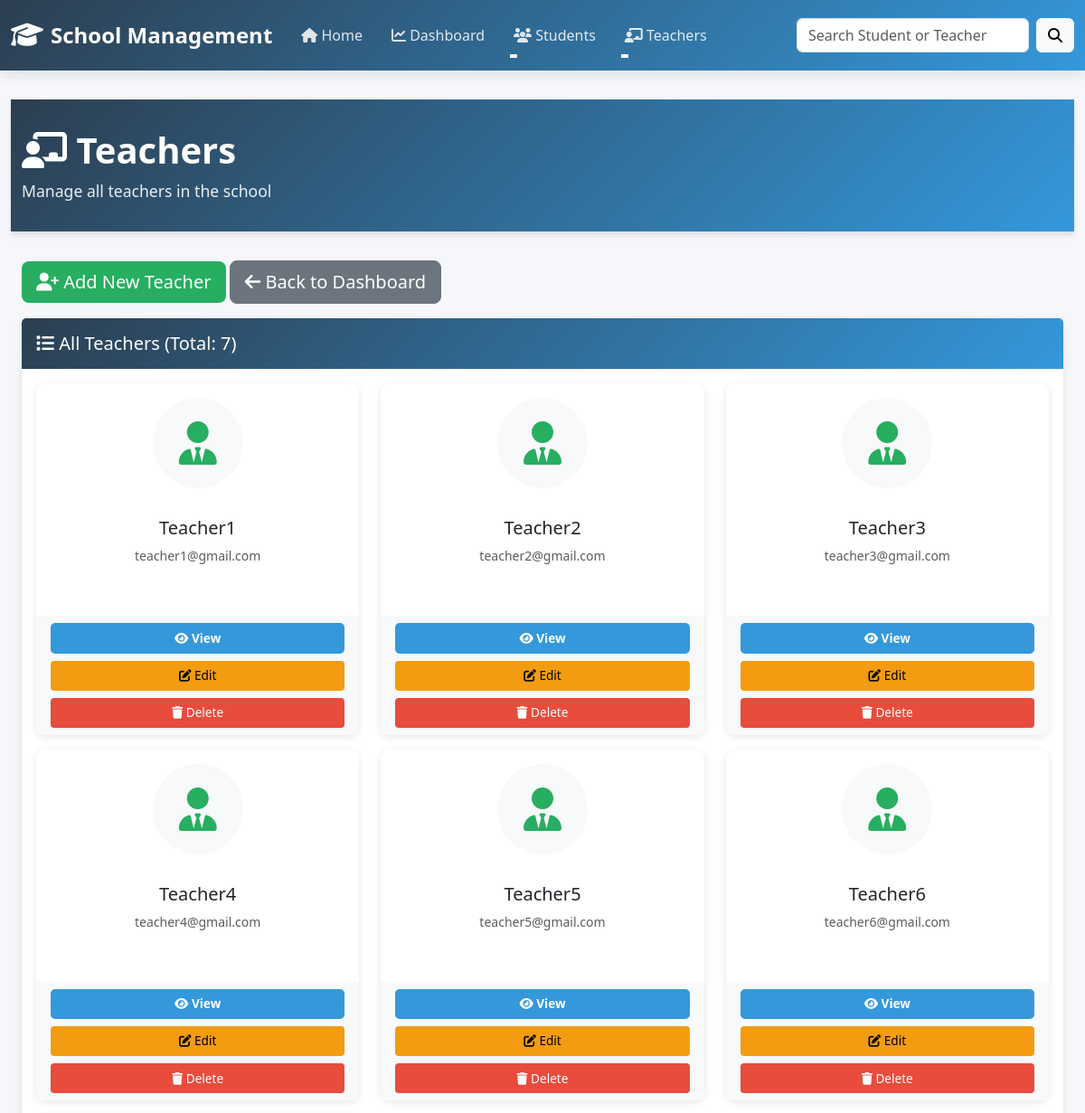
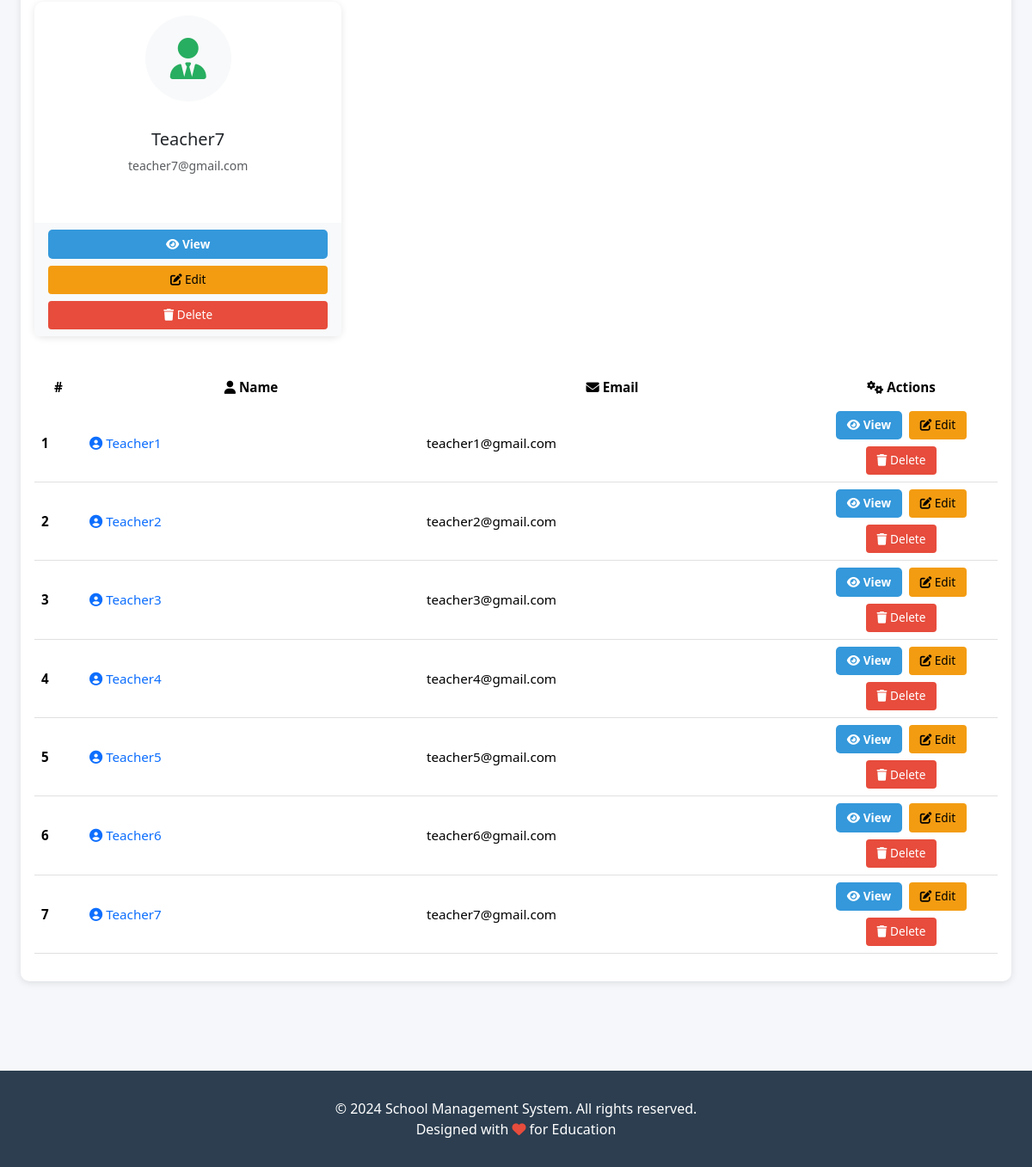
The app's page /teachers/list/, older data (2 pictures, top to bottom).
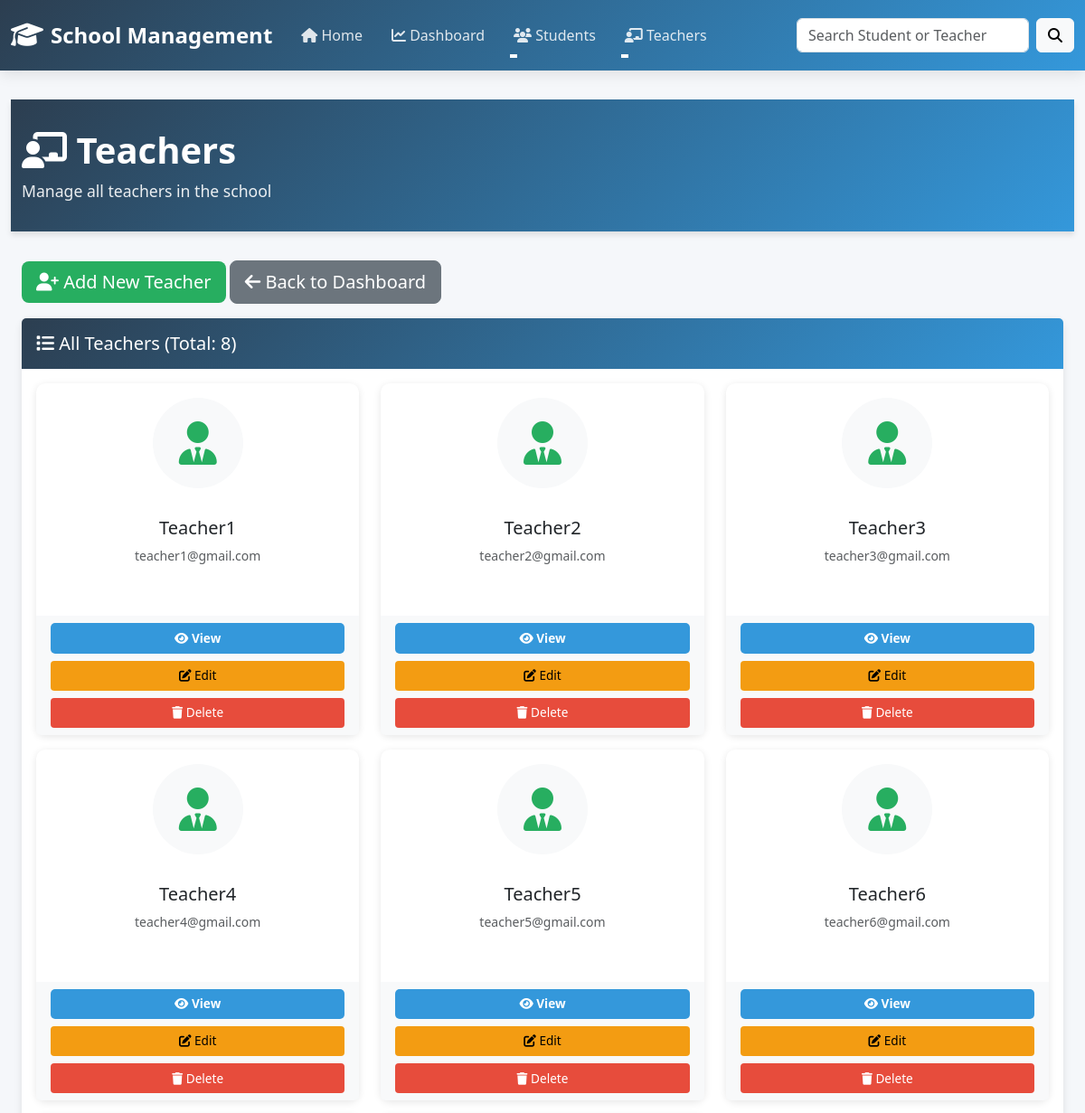
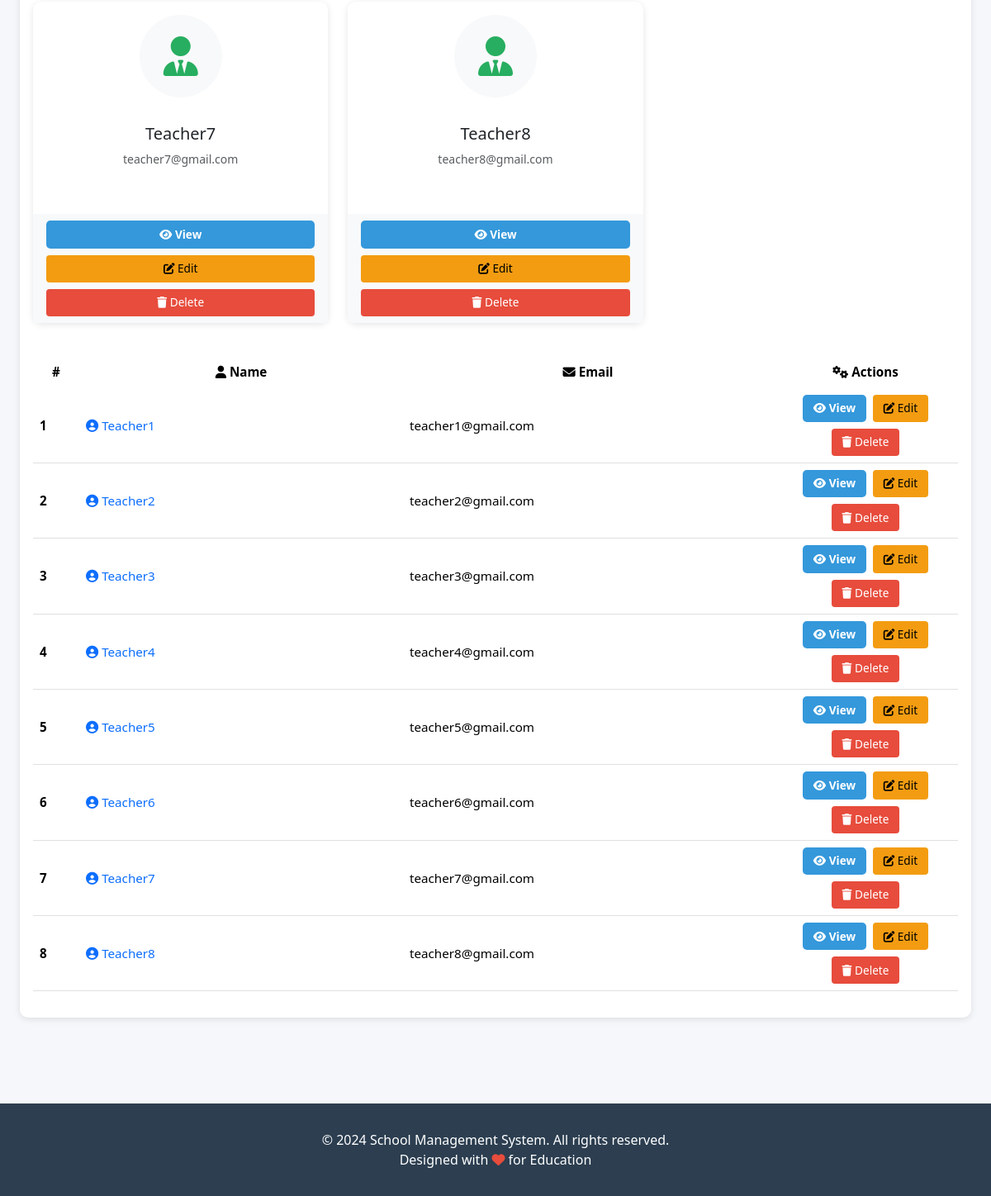
The same page, newer data (2 pictures, top to bottom).
### teachers/models.py (models this page shows, shortened)
class Teachers(models.Model):
    name = models.CharField(
        max_length=100,
    )
    email = models.EmailField()

### teachers/views.py (the view)
# urls.py: path('list/', views.teacher_list, name='teacher_list'),
def teacher_list(request):
    logger.info(f"GET /teachers/list/ - Teacher list request from {request.META.get('REMOTE_ADDR', 'Unknown')}")
    teachers = Teachers.objects.all()
    teacher_count = teachers.count()
    logger.info(f"Retrieved {teacher_count} teachers from database")
    context = get_context_data()
    context.update({
        'teachers': teachers,
        'teacher_count': teacher_count,
    })
    logger.info(f"Teacher list context prepared with {teacher_count} teachers")
    return render(request, 'teacher_list.html', context)

### teachers/views.py (called while the page is built)
def get_context_data():
    from students.models import Student
    total_students = Student.objects.count()
    total_teachers = Teachers.objects.count()
    logger.info(f"get_context_data() - Total Students: {total_students}, Total Teachers: {total_teachers}")
    return {
        'total_students': total_students,
        'total_teachers': total_teachers,
    }

### teachers/templates/teacher_list.html (shortened to what the changed rows need)
{% extends "base.html" %}
{% block content %}
<div class="page-header">
    <div class="container-fluid">
        <h1><i class="fas fa-chalkboard-user"></i> Teachers</h1>
    </div>
</div>
<div class="container-fluid">
    <div class="row">
        <div class="col-md-12">
            <div class="card">
                <div class="card-header">
                    <h5 class="mb-0"><i class="fas fa-list"></i> All Teachers (Total: {{ teacher_count }})</h5>
                </div>
                <div class="card-body">
                    {% if teachers %}
                        <div class="row">
                            {% for teacher in teachers %}
                                <div class="col-md-4 col-sm-6 mb-3">
                                    <div class="card border-0 h-100">
                                        <div class="card-body text-center">
                                            <div class="bg-light rounded-circle d-inline-flex align-items-center justify-content-center mb-3" style="width: 100px; height: 100px;">
                                                <i class="fas fa-user-tie fa-3x" style="color: #27ae60;"></i>
                                            </div>
                                            <h5 class="card-title mt-3">{{ teacher.name }}</h5>
                                            <p class="text-muted small">{{ teacher.email }}</p>
                                        </div>
                                        <div class="card-footer bg-light border-0">
                                            <a href="{% url 'teacher_detail' teacher.id %}" class="btn btn-sm btn-primary w-100 mb-2">
                                                <i class="fas fa-eye"></i> View
                                            </a>
                                            <a href="{% url 'edit_teacher' teacher.id %}" class="btn btn-sm btn-warning w-100 mb-2">
                                                <i class="fas fa-edit"></i> Edit
                                            </a>
                                            <a href="{% url 'delete_teacher' teacher.id %}" class="btn btn-sm btn-danger w-100" onclick="return confirm('Are you sure?');">
                                                <i class="fas fa-trash"></i> Delete
                                            </a>
                                        </div>
                                    </div>
                                </div>
                            {% endfor %}
                        </div>
                        <div class="table-responsive mt-4">
                            <table class="table table-hover">
                                <thead>
                                    <tr>
                                        <th style="width: 5%;">#</th>
                                        <th style="width: 35%;"><i class="fas fa-user"></i> Name</th>
                                        <th style="width: 40%;"><i class="fas fa-envelope"></i> Email</th>
                                        <th style="width: 20%; text-align: center;"><i class="fas fa-cogs"></i> Actions</th>
                                    </tr>
                                </thead>
                                <tbody>
                                    {% for teacher in teachers %}
                                        <tr>
                                            <td><strong>{{ forloop.counter }}</strong></td>
                                            <td>
                                                <a href="{% url 'teacher_detail' teacher.id %}" class="text-decoration-none">
                                                    <i class="fas fa-user-circle"></i> {{ teacher.name }}
                                                </a>
                                            </td>
                                            <td>{{ teacher.email }}</td>
                                            <td>
                                                <div class="table-actions">
                                                    <a href="{% url 'teacher_detail' teacher.id %}" class="btn btn-primary btn-sm">
                                                        <i class="fas fa-eye"></i> View
                                                    </a>
                                                    <a href="{% url 'edit_teacher' teacher.id %}" class="btn btn-warning btn-sm">
                                                        <i class="fas fa-edit"></i> Edit
                                                    </a>
                                                    <a href="{% url 'delete_teacher' teacher.id %}" class="btn btn-danger btn-sm" onclick="return confirm('Are you sure?');">
                                                        <i class="fas fa-trash"></i> Delete
                                                    </a>
                                                </div>
                                            </td>
                                        </tr>
                                    {% endfor %}
                                </tbody>
                            </table>
                        </div>
                    {% endif %}
                </div>
            </div>
        </div>
    </div>
</div>
{% endblock %}

Row changes from the older to the newer data that the page shows:
added Teachers: name "Teacher8", email "teacher8@gmail.com"
Text that changed along with them:
{{ teacher_count }}: "7" → "8"
